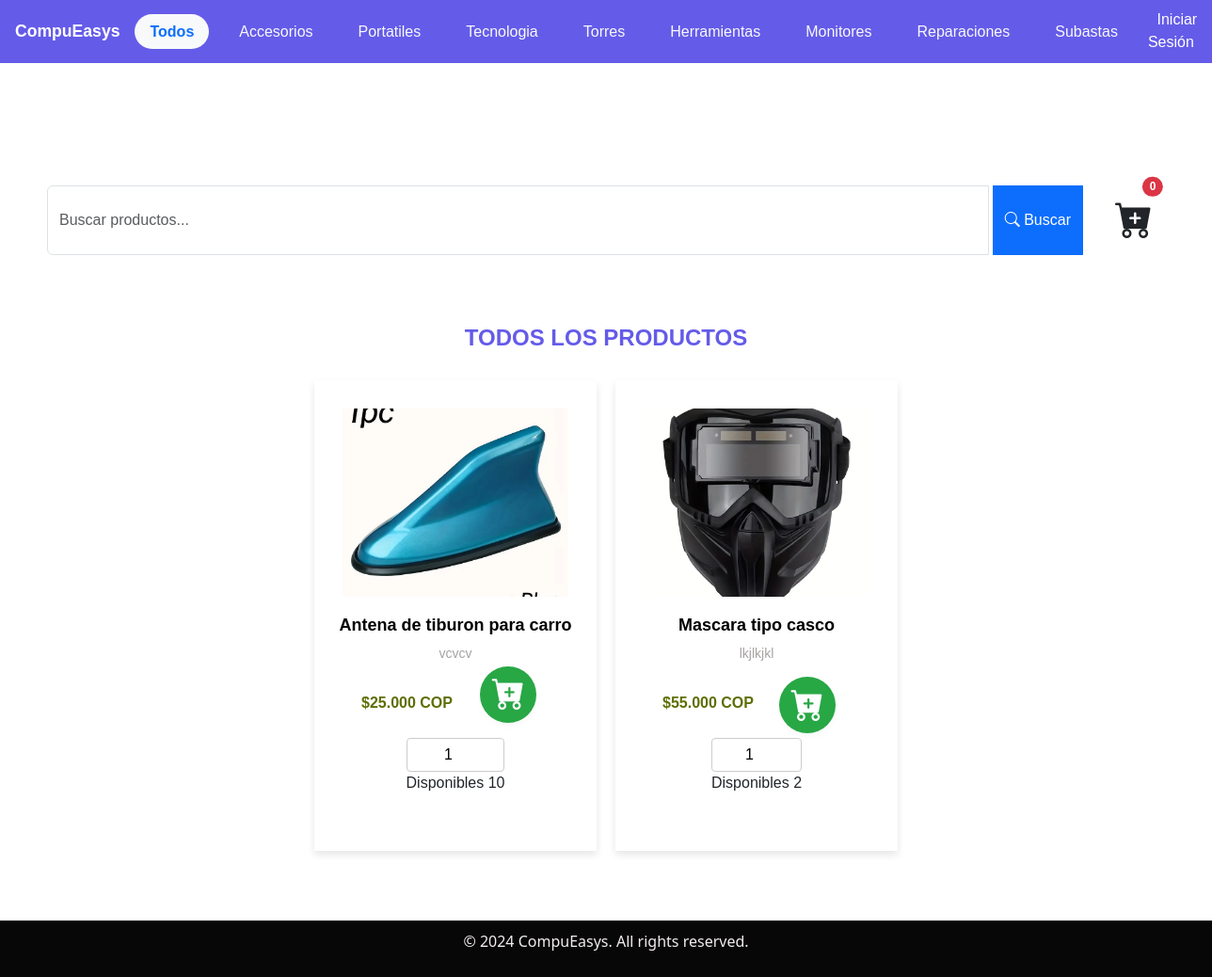
/store/, run on the app's committed database.
### core/models.py (models this page shows, shortened)
class Category(models.Model):
    nombre = models.CharField(max_length=100)
    slug = models.CharField(max_length=100)

class ProductStore(models.Model):
    name = models.CharField(max_length=100)
    description = models.TextField()
    price_buy = models.DecimalField(max_digits=10, decimal_places=0)
    price = models.DecimalField(max_digits=10, decimal_places=0)
    stock = models.PositiveIntegerField(default=0)
    proveedor = models.ForeignKey(proveedor, on_delete=models.CASCADE, related_name='products', null=True, blank=True)
    category = models.ForeignKey(Category, on_delete=models.CASCADE, related_name='products', null=True, blank=True)
    type = models.ForeignKey(Type, on_delete=models.CASCADE, related_name='products', null=True, blank=True)
    iva = models.DecimalField(max_digits=4, decimal_places=2, default=0.00)
    imagen = models.ImageField(upload_to='images/', height_field=None, width_field=None, max_length=None , blank=True, null=True)
    descuento = models.DecimalField(max_digits=10, decimal_places=2, default=0.00)
    created_at = models.DateTimeField(auto_now_add=True)
    updated_at = models.DateTimeField(auto_now=True)

### core/views.py (the view)
# urls.py: path('store/', store, name='store'),  # Added this line to map the /store URL to the store view
def store(request):
    query = request.GET.get('q', '')
    category_id = request.GET.get('category', '')
    categories = Category.objects.all()
    products = Product.objects.all()
    cart = request.session.get('cart', {})
    cart_count = sum([item['quantity'] if isinstance(item, dict) else item for item in cart.values()])
    if query:
        products = products.filter(name__icontains=query)
    if category_id:
        products = products.filter(category_id=category_id)
    context = {
        'products': products,
        'categories': categories,
        'cart_count': cart_count
        }
    return render(request, 'store.html', context)

### core/templates/store.html (shortened to what this page needs)
{% load static %} {% load humanize %}
<!DOCTYPE html>
<html lang="es">
  <head>
    <link rel="stylesheet" href="{% static 'css/store.css' %}" />
    <link
      href="https://cdn.jsdelivr.net/npm/bootstrap@5.3.3/dist/css/bootstrap.min.css"
      rel="stylesheet"
    />
    <link
      rel="stylesheet"
      href="https://cdn.jsdelivr.net/npm/bootstrap-icons@1.11.0/font/bootstrap-icons.css"
    />
    <link
      rel="stylesheet"
      href="https://cdnjs.cloudflare.com/ajax/libs/font-awesome/6.0.0-beta3/css/all.min.css"
    />
  </head>
  <body>
    <header>
      <nav
        class="top-navbar navbar-store" role="navigation" aria-label="Main navigation">
        <a
          href="{% url 'home' %}" class="title brand">
          CompuEasys
        </a>
        <ul id="store-nav" class="nav-links">
          <li>
            <a href="{% url 'store' %}" class="nav-link px-3 rounded-pill {% if not request.GET.category %}active bg-light text-primary fw-bold{% else %}text-light{% endif %}">
                  Todos
            </a>
          </li>
        {% for category in categories %}
        <li>
          <a
            href="?category={{ category.id }}"
            class="nav-link px-3 rounded-pill {% if request.GET.category == category.id|stringformat:'s' %}active bg-light text-primary fw-bold{% else %}text-light{% endif %}"
          >
          {{ category.nombre }}
        </a>
        {% endfor %}
        <div class="login-user">
          {% if user.is_authenticated %}
          <li>
            <a class="" href="/mis-pedidos">
              {{ user.get_username|default:user.username }}
              <i class="fa-solid fa-user"></i>
            </a>
          </li>
          {% else %}
          <li><a href="/login_user">Iniciar Sesión</a></li>
          {% endif %}
        </div>
        </ul>
      </nav>
    </header>
    <main>
      <div class="container1">
        <div class="containerP">
          <form method="get" class="mb-4">
            <div class="input-group">
              <input
                type="text"
                name="q"
                class="form-control"
                placeholder="Buscar productos..."
                value="{{ request.GET.q }}"
              />
              <button class="btn btn-primary" type="submit">
                <i class="bi bi-search"></i> Buscar
              </button>
              <div class="car ms-3">
                <a
                  href="{% url 'cart' %}"
                  type="button"
                  class="btn position-relative"
                >
                  <i class="bi bi-cart-plus-fill fs-1"></i>
                  <span id="cart-count" class="position-absolute top-0 start-70 translate-middle badge rounded-pill bg-danger"
                  >
                    {{ cart_count }}
                  </span>
                </a>
              </div>
            </div>
          </form>
          <div class="slug-categoria">
            {% if current_category %}
            <h2 class="category-title">
              Categoría: {{ current_category.nombre }}
              <span class="badge bg-secondary ms-2"
                >{{ current_category.slug }}</span
              >
            </h2>
            {% else %}
            <h2 class="category-title">Todos los productos</h2>
            {% endif %}
          </div>
          <div class="container_product_all">
            <div class="row_product_all">
              {% for product in products %}
              <div class="container_product mb-4">
                <a href="{% url 'product_detail' product.id %}">
                  <div class="card_product">
                    {% if product.imagen  and product.imagen.name %}
                    <img src="{{ product.imagen.url }}" alt="{{ product.name }}" />
                    {% else %}
                    <img
                      src="{% static 'images/no_image_available.png' %}"
                      alt="No Image Available"
                    />
                    {% endif %}
                  </div>
                  <div class="cardbody_product">
                    <h5 class="title">{{ product.name }}</h5>
                    <div class="description">
                      {{ product.description|truncatechars:30 }}
                    </div>
                  </div>
                  <div class="price">${{ product.price|intcomma }} COP</div>
                </a>
                <div class="btnAdd mt-2">
                  {% if product.stock == 0 %}
                  <span class="agotado" style="color: blue; font-weight: bold"
                    >Agotado</span
                  >
                  {% else %}
                  <form
                    class="btn add-to-cart-form"
                    id="add-to-cart-form-{{ product.id }}"
                    method="post"
                    action="{% url 'add_to_cart' product.id %}"
                  >
                    <div>
                      <input
                        type="number"
                        name="quantity"
                        min="1"
                        max="{{ product.stock }}"
                        value="1"
                        class="quantity-input"
                      />
                    </div>
                    <span class="ui-pdp-buybox__quantity__selected"
                      >Disponibles {{ product.stock }}</span
                    >
                    <div>
                      <button type="submit" class="add-to-cart-btn">
                        <i class="bi bi-cart-plus-fill"></i>
                      </button>
                    </div>
                  </form>
                  {% endif %}
                </div>
              </div>
              {% empty %}
              <p>No hay productos disponibles en este momento.</p>
              {% endfor %}
            </div>
          </div>
        </div>
      </div>
    </main>
    <footer>{% include 'footer.html' %}</footer>
  </body>
</html>

### core/static/css/store.css (style rules this page uses)
.top-navbar { display: flex; align-items: center; justify-content: space-between; gap: 1rem; padding: 0.6rem 1rem; background: #645be9; color: #fff; position: sticky; top: 0; z-index: 1100; margin-bottom: 80px; }
.top-navbar .brand { color: #fff; text-decoration: none; font-weight: 700; font-size: 1.1rem; }
.top-navbar .nav-links { display: flex; gap: 1rem; align-items: center; list-style: none; margin: 0; padding: 0; }
.top-navbar .nav-links a { color: #fff; text-decoration: none; padding: 0.4rem 0.6rem; border-radius: 4px; }
.navbar-store .login-user { position: static; margin-left: 0; width: auto; display:flex; }
.input-group { display: flex; align-items: center; gap: 5px; padding: 50px; }
.category-title { text-align: center; font-size: 24px; font-weight: bold; margin: 20px 0; color: #645be9; text-transform: uppercase; }
.container_product_all { padding: 10px; gap: 20px; width: 100%; }
.row_product_all { display: flex; flex-wrap: wrap; gap: 20px; justify-content: center; width: 100%; margin-bottom: 100px; }
.row_product_all a { text-decoration: none; }
.container_product { box-shadow: 0 4px 8px rgba(0, 0, 0, 0.1); width: 300px; height: 500px; padding: 10px; transition: box-shadow 0.3s ease; }
.card_product img { width: 100%; height: 200px; object-fit: cover; }
.card_product { padding: 10px; margin: 10px; }
.container_product .price { position: relative; margin-left: 40px; font-family: 'Gill Sans', 'Gill Sans MT', Calibri, 'Trebuchet MS', sans-serif; font-size: 16px; font-weight: bold; color: #5e6e03; margin-top: 10px; }

### core/static/css/main.css (style rules this page uses)
body { font-family: Arial, sans-serif; margin: 0; padding: 0; }
footer { background: #070707; color: #f3eeee; text-align: center; padding: 10px 0; font-family: 'Segoe UI', Tahoma, Geneva, Verdana, sans-serif; position: fixed; left: 0; bottom: 0; width: 100%; z-index: 100; }

### data on the page
Category: nombre "Accesorios"
Category: nombre "Portatiles"
Category: nombre "Tecnologia"
Category: nombre "Torres"
Category: nombre "Herramientas"
Category: nombre "Monitores"
Category: nombre "Reparaciones"
Category: nombre "Subastas"
ProductStore: imagen (picture), name "Antena de tiburon para carro", description "vcvcv", price "25.000", stock "10"
ProductStore: imagen (picture), name "Mascara tipo casco", description "lkjlkjkl", price "55.000", stock "2"

### other printed values
{{ cart_count }} "0"
